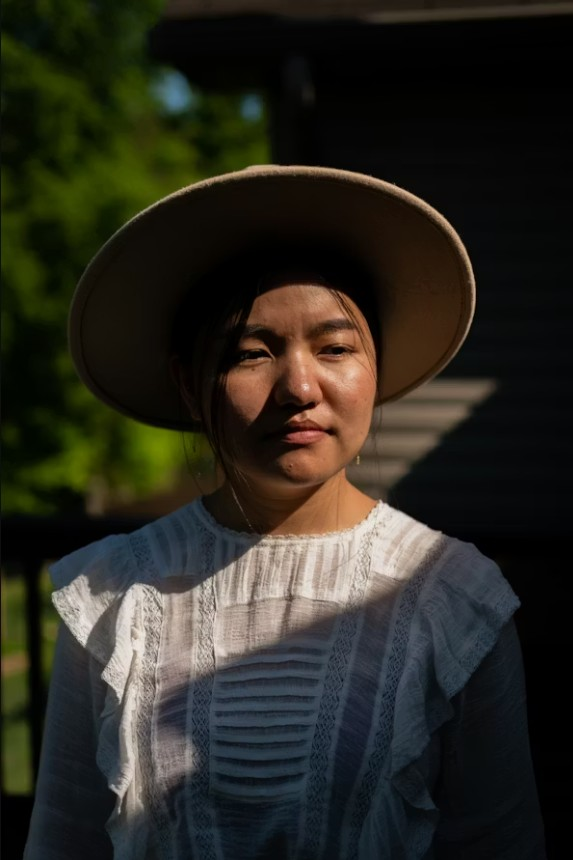
#> input picture modulos/reconhecimento_facial/Candidatos/FotoChapeu01.jpg, 573 x 860 px; its folder holds 4 pictures in this run
$ jupyter execute datacotas_mvp1.ipynb   (older library calls are emulated)
#> lines starting #> are read from the running program, lines starting #| are printed output that depends on the picture
# DataCotas MVP1 - Análise Fenotípica STF

Este notebook implementa o pipeline completo de análise fenotípica para o sistema DataCotas, incluindo:

1. **Validação Qualitativa da Imagem** - Verifica nitidez, iluminação, contraste e obstruções
2. **Normalização da Imagem** - Ajustes automáticos de exposição, cor e contraste
3. **Motores de Análise** - Cabelo, Geometria Facial e Cor da Pele
4. **Matching na Escala Monk** - Classificação fenotípica STF

[cell 1]
import cv2
import numpy as np
import matplotlib.pyplot as plt
from sklearn.cluster import KMeans
from skimage import color, feature
import math
import os
import glob
import pandas as pd

[cell 2]
# Inicialização segura do MediaPipe: se não estiver instalado, o pipeline segue sem métricas geométricas.
try:
    import mediapipe as mp
    mp_face_mesh = mp.solutions.face_mesh
    HAS_MP = True
except:
    HAS_MP = False
    print("MediaPipe não disponível. Métricas geométricas serão desabilitadas.")

## 1. Escala Monk Contínua (91 Tons)

[cell 3]
MONK_ORIGINAL = ["#f6ede4", "#f3e7db", "#f7ead0", "#eadaba", "#d7bd96", "#a07e56", "#825c43", "#604134", "#3a312a", "#292420"]

def h2r(h):
    """Converte hexadecimal para RGB."""
    return np.array([int(h.lstrip('#')[i:i+2], 16) for i in (0, 2, 4)])

def r2h(rgb):
    """Converte RGB para hexadecimal."""
    return '#{:02x}{:02x}{:02x}'.format(int(np.clip(rgb[0],0,255)), int(np.clip(rgb[1],0,255)), int(np.clip(rgb[2],0,255)))

# Gerar escala Monk contínua (91 tons)
EXT_MST_HEX, EXT_MST_TEXT, EXT_MST_RGB = [], [], []
for i in range(len(MONK_ORIGINAL) - 1):
    c1, c2 = h2r(MONK_ORIGINAL[i]), h2r(MONK_ORIGINAL[i+1])
    for s in range(10):
        f = s / 10.0
        c = c1*(1-f) + c2*f
        EXT_MST_RGB.append(c)
        EXT_MST_HEX.append(r2h(c))
        EXT_MST_TEXT.append(f"MST {(i+1)+f:.1f}")

EXT_MST_RGB.append(h2r(MONK_ORIGINAL[-1]))
EXT_MST_HEX.append(MONK_ORIGINAL[-1])
EXT_MST_TEXT.append("MST 10.0")
EXT_MST_LAB = [color.rgb2lab(np.uint8([[rgb]]))[0][0] for rgb in EXT_MST_RGB]

print(f"Escala Monk gerada com {len(EXT_MST_HEX)} tons")

## 2. Validação Qualitativa da Imagem

[cell 4]
def validate_image_quality(img, face_coords=None):
    """Valida a qualidade da imagem antes da análise.

    Verifica: nitidez, iluminação/sombra, brilho/contraste e obstruções faciais.
    Retorna (valido, mensagem) onde valido é booleano e mensagem descreve o problema.
    """
    gray = cv2.cvtColor(img, cv2.COLOR_BGR2GRAY)
    h, w = gray.shape

    # 1) Verificação de nitidez (Laplacian variance)
    laplacian_var = cv2.Laplacian(gray, cv2.CV_64F).var()
    if laplacian_var < 50:
        return False, "Imagem muito desfocada. Por favor, envie uma foto mais nítida."

    # 2) Verificação de iluminação (brilho médio)
    mean_brightness = np.mean(gray)
    if mean_brightness < 40:
        return False, "Imagem muito escura. Por favor, melhore a iluminação."
    if mean_brightness > 220:
        return False, "Imagem muito clara/estourada. Por favor, reduza o brilho."

    # 3) Verificação de contraste (desvio padrão)
    std_dev = np.std(gray)
    if std_dev < 30:
        return False, "Imagem com baixo contraste. Por favor, ajuste a iluminação."

    # 4) Verificação de sombras (histogram analysis)
    hist = cv2.calcHist([gray], [0], None, [256], [0, 256])
    dark_pixels = np.sum(hist[:50]) / (h * w)
    bright_pixels = np.sum(hist[200:]) / (h * w)

    if dark_pixels > 0.3:
        return False, "Imagem com excesso de sombras. Por favor, use iluminação uniforme."
    if bright_pixels > 0.2:
        return False, "Imagem com excesso de áreas brilhantes. Por favor, evite luz direta."

    # 5) Detecção de obstruções faciais (óculos, máscaras)
    if face_coords is not None:
        x, y, fw, fh = face_coords

        # ROI da área facial (olhos e boca)
        eyes_roi = gray[y+int(fh*0.2):y+int(fh*0.4), x:x+fw]
        mouth_roi = gray[y+int(fh*0.6):y+int(fh*0.8), x:x+fw]

        # Detecção de bordas verticais (possíveis óculos)
        if eyes_roi.size > 0:
            sobel_x = cv2.Sobel(eyes_roi, cv2.CV_64F, 1, 0, ksize=3)
            vertical_edges = np.mean(np.abs(sobel_x))
            if vertical_edges > 15:
                return False, "Detectada possível obstrução facial (óculos). Por favor, remova óculos."

        # Verificação de cobertura da boca (máscara)
        if mouth_roi.size > 0:
            mouth_variance = cv2.Laplacian(mouth_roi, cv2.CV_64F).var()
            if mouth_variance < 10:
                return False, "Detectada possível obstrução na região da boca. Por favor, remova máscaras."

    return True, "Imagem válida"

print("Função de validação definida.")

## 3. Normalização da Imagem

[cell 5]
def normalize_image(img):
    """Aplica normalização automática à imagem: ajuste de exposição, cor e contraste.

    Retorna a imagem normalizada para torná-la mais consistente para análise facial.
    """
    img_lab = cv2.cvtColor(img, cv2.COLOR_BGR2LAB)
    l, a, b = cv2.split(img_lab)

    # Ajuste de contraste usando CLAHE (Contrast Limited Adaptive Histogram Equalization)
    clahe = cv2.createCLAHE(clipLimit=2.0, tileGridSize=(8, 8))
    l = clahe.apply(l)

    # Normalização de cor (canais a e b)
    clahe_color = cv2.createCLAHE(clipLimit=1.5, tileGridSize=(8, 8))
    a = clahe_color.apply(a)
    b = clahe_color.apply(b)

    img_lab_norm = cv2.merge([l, a, b])
    img_norm = cv2.cvtColor(img_lab_norm, cv2.COLOR_LAB2BGR)

    # Ajuste de exposição via correção gamma
    gamma = 1.2
    img_gamma = np.power(img_norm / 255.0, gamma) * 255.0
    img_gamma = np.clip(img_gamma, 0, 255).astype(np.uint8)

    return img_gamma

print("Função de normalização definida.")

## 4. Motores de Análise

### 4.1 Análise de Textura e Cor do Cabelo

[cell 6]
# [59 lines left out: function analyze_hair_texture, not called in this run]

print("Motor de análise de cabelo definido.")

### 4.2 Análise Geométrica Facial

[cell 7]
# [45 lines left out: function get_geometry, not called in this run]

print("Motor de análise geométrica definido.")

### 4.3 Análise de Cor da Pele

[cell 8]
# [53 lines left out: function get_skin_color, not called in this run]

print("Motor de análise de pele definido.")

## 5. Pipeline de Execução Completo

[cell 9]
def process_candidato(path):
    """Processa uma imagem de candidato, extraíndo características fenotípicas.

    Retorna um dicionário com as características extraídas ou None se a validação falhar.
    """
    img = cv2.imread(path)
    if img is None: return None

    # Validação qualitativa da imagem antes do processamento
    is_valid, validation_msg = validate_image_quality(img)
    if not is_valid:
        print(f"[REJEITADO] {os.path.basename(path)}: {validation_msg}")
        return None

    # Normalização da Imagem: ajustes automáticos de exposição, cor e contraste
    img_norm = normalize_image(img)

    rgb = cv2.cvtColor(img_norm, cv2.COLOR_BGR2RGB)
    gray = cv2.cvtColor(img_norm, cv2.COLOR_BGR2GRAY)

    f_cascade = cv2.CascadeClassifier(cv2.data.haarcascades + 'haarcascade_frontalface_default.xml')
    faces = f_cascade.detectMultiScale(gray, 1.1, 6)
    if len(faces) == 0:
        print(f"[REJEITADO] {os.path.basename(path)}: Nenhuma face detectada")
        return None

    face = max(faces, key=lambda r: r[2]*r[3])
    x, y, w, h = face

    # Validação de obstruções faciais após detecção da face
    is_valid, obstruction_msg = validate_image_quality(img, face)
    if not is_valid:
        print(f"[REJEITADO] {os.path.basename(path)}: {obstruction_msg}")
        return None

    # 1) Cabelo: textura e cor em ROI acima da testa
    hair_score, hair_type, hair_color = analyze_hair_texture(rgb, face)

    # 2) Geometria: índices relativos (nariz, lábios, formato facial, simetria, mandíbula)
    nose_idx, lip_idx, face_ratio, symmetry_idx, jaw_idx = get_geometry(rgb)

    # 3) Pele: ROIs nas bochechas (fração do bounding box do rosto)
    clx, cly, cw, ch = x+int(w*0.15), y+int(h*0.45), int(w*0.25), int(h*0.25)
    crx = x+int(w*0.60)
    roi = np.hstack((rgb[cly:cly+ch, clx:clx+cw], rgb[cly:cly+ch, crx:crx+cw]))
    dom_rgb, skin_uniformity, skin_tone = get_skin_color(roi)

    # 4) Matching na escala MST via distância em CIELAB
    dom_lab = color.rgb2lab(np.uint8([[dom_rgb]]))[0][0]
    dists = sorted([(math.sqrt(sum((dom_lab-m)**2)), i) for i, m in enumerate(EXT_MST_LAB)])
    mst_txt, mst_hex = EXT_MST_TEXT[dists[0][1]], EXT_MST_HEX[dists[0][1]]

    # Visualização (debug/inspeção): ROI, match MST e métricas auxiliares
    plt.style.use('dark_background')
    fig, ax = plt.subplots(1, 4, figsize=(16, 6))
    fig.suptitle(f"DataCotas Full Phenotype: {os.path.basename(path)}", fontsize=15)

    temp_img = rgb.copy()
    cv2.rectangle(temp_img, (x,y), (x+w, y+h), (0,255,0), 2)
    ax[0].imshow(temp_img)
    ax[0].set_title("Detecção STF")
    ax[0].axis('off')

    ax[1].imshow(roi)
    ax[1].set_title(f"Pele (L={dom_lab[0]:.1f})")
    ax[1].axis('off')

    # Match MST
    m_img = np.zeros((100,100,3), dtype=np.uint8)
    m_img[:] = [int(mst_hex.lstrip('#')[i:i+2], 16) for i in (0,2,4)]
    ax[2].imshow(m_img)
    ax[2].set_title(f"Escala: {mst_txt}")
    ax[2].axis('off')

    # Métricas (texto)
    info = (f"Cabelo: {hair_type} ({hair_score}) - {hair_color}\n"
            f"Nariz: {nose_idx} | Lábios: {lip_idx}\n"
            f"Formato: {face_ratio} | Simetria: {symmetry_idx}\n"
            f"Pele: {skin_tone} (Uniformidade: {skin_uniformity}%)")
    ax[3].text(0.1, 0.5, info, fontsize=11, color='white', va='center')
    ax[3].axis('off')
    plt.show()

    return {
        'Candidato': os.path.basename(path), 'MST_Score': mst_txt, 'Cor_HEX': mst_hex,
        'Cabelo_Tipo': hair_type, 'Cabelo_Densidade': hair_score, 'Cabelo_Cor': hair_color,
        'Indice_Nasal': nose_idx, 'Proporcao_Labial': lip_idx,
        'Formato_Facial': face_ratio, 'Simetria_Facial': symmetry_idx, 'Indice_Mandibula': jaw_idx,
        'Tom_Pele': skin_tone, 'Uniformidade_Pele': skin_uniformity, 'Luminancia_L': round(dom_lab[0], 2)
    }

print("Pipeline de execução definido.")

## 6. Execução em Lote

[cell 10]
# Configurar pasta de candidatos
pasta = "candidatos"  # Altere para o caminho correto

if os.path.exists(pasta):
    fotos = []
    for e in ('*.jpg', '*.jpeg', '*.png'):
        fotos.extend(glob.glob(os.path.join(pasta, e)))

    if fotos:
        print(f"Iniciando Análise Fenotípica STF em {len(fotos)} arquivos...")
        res = [process_candidato(f) for f in fotos if process_candidato(f) is not None]
#> in process_candidato, img is the input picture: shape (860, 573, 3); mean B, G, R 32.1, 40.7, 42.3
#> in validate_image_quality, `laplacian_var = cv2.Laplacian(gray, cv2.CV_64F).var()`: laplacian_var = 110.8
#> in validate_image_quality, `mean_brightness = np.mean(gray)`: mean_brightness = 40.2
#> in validate_image_quality, `std_dev = np.std(gray)`: std_dev = 47.72
#> in validate_image_quality, `hist = cv2.calcHist([gray], [0], None, [256], [0, 256])`: hist = 256 values, max 21744 at index 0, min 0 at index 236, mean 1924.9
#> in validate_image_quality, `dark_pixels = np.sum(hist[:50]) / (h * w)`: dark_pixels = 0.725
#> in validate_image_quality, `bright_pixels = np.sum(hist[200:]) / (h * w)`: bright_pixels = 0.0154
#> in process_candidato, `is_valid, validation_msg = validate_image_quality(img)`: is_valid = False
#| [REJEITADO] FotoChapeu01.jpg: Imagem com excesso de sombras. Por favor, use iluminação uniforme.
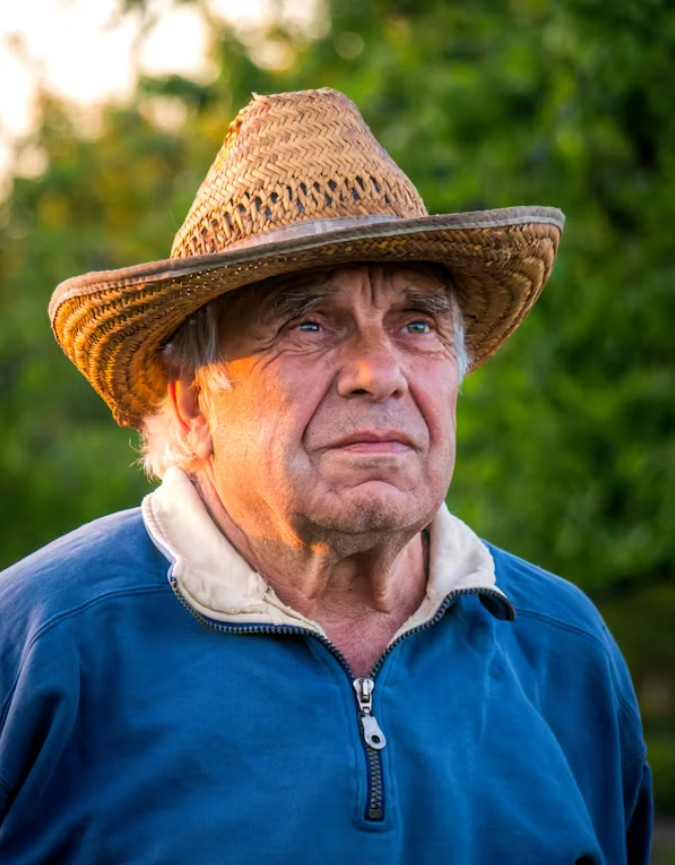
#> input picture modulos/reconhecimento_facial/Candidatos/FotoChapeu02.jpg, 675 x 865 px
#> in process_candidato, img is the input picture: shape (865, 675, 3); mean B, G, R 84.1, 98.7, 86.8
#> in process_candidato (call 2), `is_valid, validation_msg = validate_image_quality(img)`: is_valid = True; validation_msg = 'Imagem válida'
#> in normalize_image, `l, a, b = cv2.split(img_lab)`:
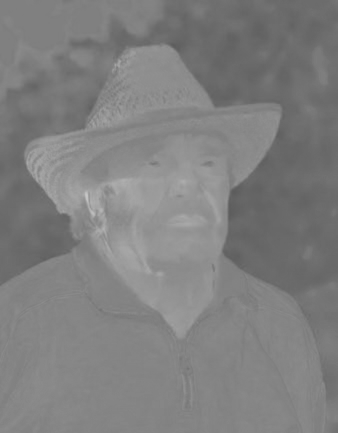
#> a: shape (865, 675) (shown at 1/2 size); min 91, max 199, mean 127.3
#> in process_candidato (call 2), `faces = f_cascade.detectMultiScale(gray, 1.1, 6)`: faces = [[308, 629, 109, 109], [229, 222, 281, 281]]
#> in process_candidato (call 2), `face = max(faces, key=lambda r: r[2]*r[3])`: face = [229, 222, 281, 281]
#> in process_candidato (call 2), `x, y, w, h = face`: x = 229; y = 222; w = 281
#> in validate_image_quality (call 3), `x, y, fw, fh = face_coords`: x = 229; y = 222; fw = 281
#> in validate_image_quality (call 3), `sobel_x = cv2.Sobel(eyes_roi, cv2.CV_64F, 1, 0, ksize=3)`:
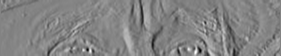
#> sobel_x: shape (56, 281) float64; min -344, max 324, mean 0.8; drawn with min black and max white
#> in validate_image_quality (call 3), `vertical_edges = np.mean(np.abs(sobel_x))`: vertical_edges = 29.98
#> in process_candidato (call 2), `is_valid, obstruction_msg = validate_image_quality(img, face)`: is_valid = False
#| [REJEITADO] FotoChapeu02.jpg: Detectada possível obstrução facial (óculos). Por favor, remova óculos.
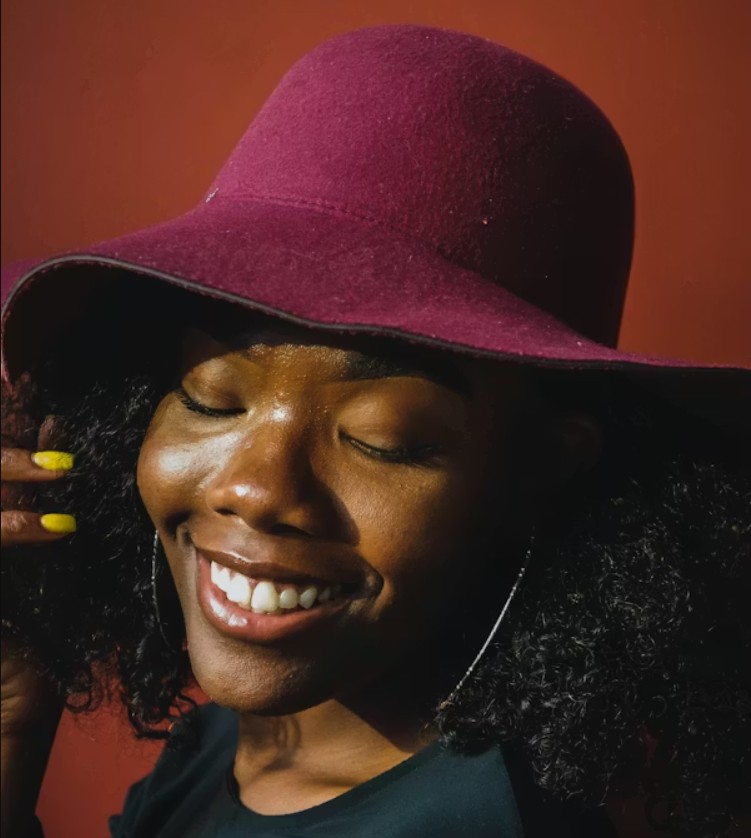
#> input picture modulos/reconhecimento_facial/Candidatos/FotoChapeu03.jpg, 751 x 838 px
#> in process_candidato, img is the input picture: shape (838, 751, 3); mean B, G, R 34, 39.5, 71.7
#> in validate_image_quality (call 4), `gray = cv2.cvtColor(img, cv2.COLOR_BGR2GRAY)`:
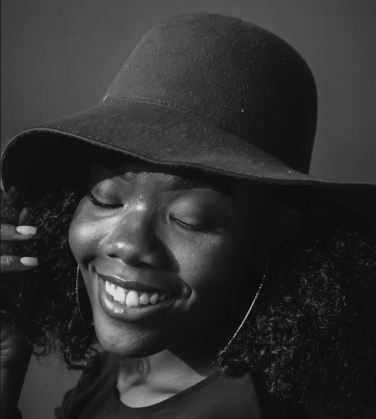
#> gray: shape (838, 751) (shown at 1/2 size); min 0, max 232, mean 48.5
#> in validate_image_quality (call 4), `laplacian_var = cv2.Laplacian(gray, cv2.CV_64F).var()`: laplacian_var = 81.24
#> in validate_image_quality (call 4), `mean_brightness = np.mean(gray)`: mean_brightness = 48.49
#> in validate_image_quality (call 4), `std_dev = np.std(gray)`: std_dev = 33.47
#> in validate_image_quality (call 4), `hist = cv2.calcHist([gray], [0], None, [256], [0, 256])`: hist = 256 values, max 47836 at index 16, min 0 at index 2, mean 2458.4
#> in validate_image_quality (call 4), `dark_pixels = np.sum(hist[:50]) / (h * w)`: dark_pixels = 0.548
#> in validate_image_quality (call 4), `bright_pixels = np.sum(hist[200:]) / (h * w)`: bright_pixels = 0.0026
#| [REJEITADO] FotoChapeu03.jpg: Imagem com excesso de sombras. Por favor, use iluminação uniforme.
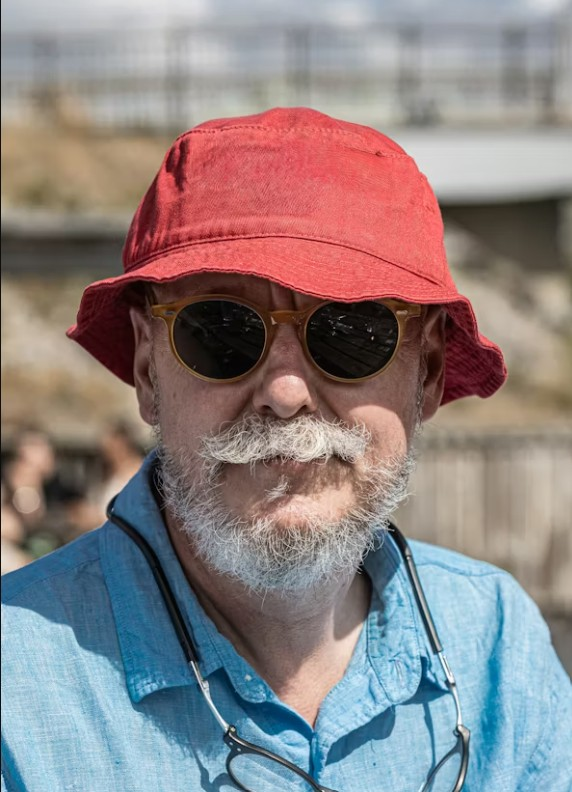
#> input picture modulos/reconhecimento_facial/Candidatos/FotoChapeu04.jpg, 572 x 792 px
#> in process_candidato, img is the input picture: shape (792, 572, 3); mean B, G, R 131.2, 130.5, 140.6
#> in validate_image_quality (call 5), `gray = cv2.cvtColor(img, cv2.COLOR_BGR2GRAY)`:
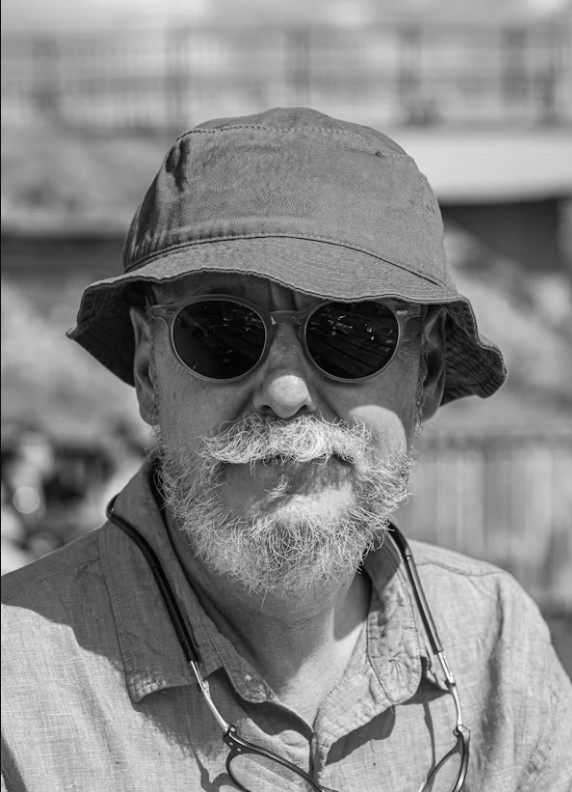
#> gray: shape (792, 572); min 0, max 253, mean 133.6
#> in validate_image_quality (call 5), `laplacian_var = cv2.Laplacian(gray, cv2.CV_64F).var()`: laplacian_var = 564.5
#> in validate_image_quality (call 5), `mean_brightness = np.mean(gray)`: mean_brightness = 133.6
#> in validate_image_quality (call 5), `std_dev = np.std(gray)`: std_dev = 52.65
#> in validate_image_quality (call 5), `hist = cv2.calcHist([gray], [0], None, [256], [0, 256])`: hist = 256 values, max 4451 at index 148, min 0 at index 254, mean 1769.6
#> in validate_image_quality (call 5), `dark_pixels = np.sum(hist[:50]) / (h * w)`: dark_pixels = 0.0859
#> in validate_image_quality (call 5), `bright_pixels = np.sum(hist[200:]) / (h * w)`: bright_pixels = 0.0824
#> in process_candidato (call 4), `is_valid, validation_msg = validate_image_quality(img)`: is_valid = True
#> in normalize_image (call 2), `l, a, b = cv2.split(img_lab)`:
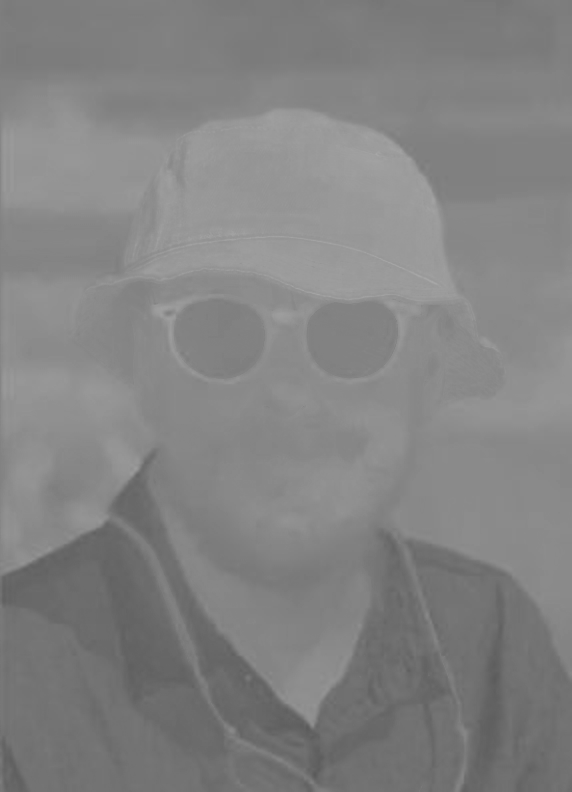
#> b: shape (792, 572); min 90, max 167, mean 130.6
#> in normalize_image (call 2), `img_norm = cv2.cvtColor(img_lab_norm, cv2.COLOR_LAB2BGR)`:
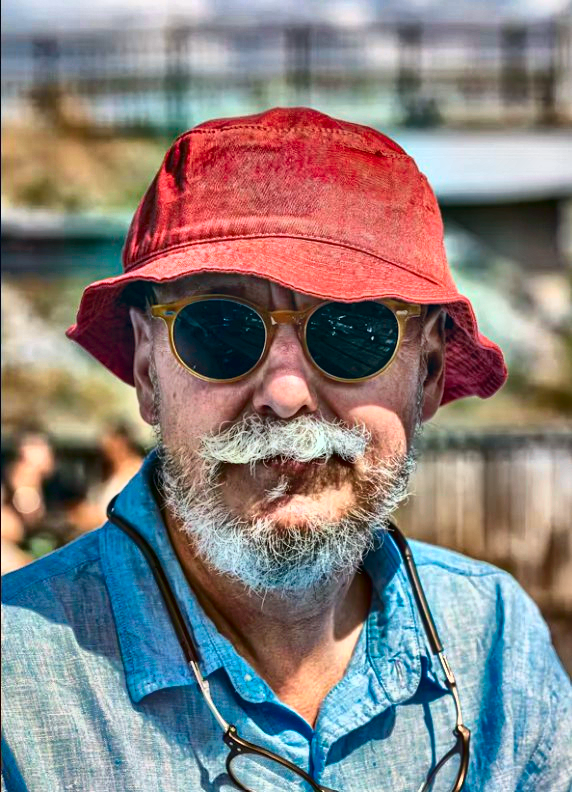
#> img_norm: shape (792, 572, 3); mean B, G, R 126.4, 127.5, 135.1
#> in process_candidato (call 4), `gray = cv2.cvtColor(img_norm, cv2.COLOR_BGR2GRAY)`:
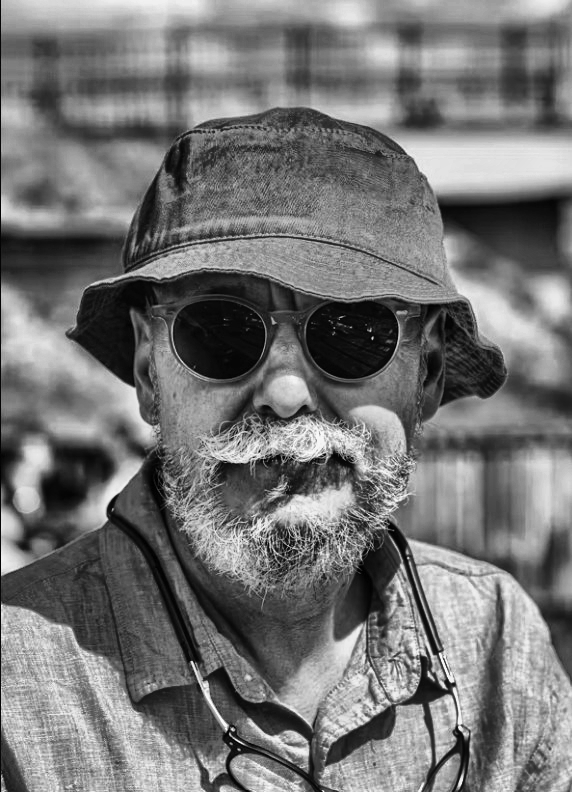
#> gray: shape (792, 572); min 0, max 251, mean 116.6
#> in process_candidato (call 4), `faces = f_cascade.detectMultiScale(gray, 1.1, 6)`: faces = [[293, 633, 90, 90]]
#> in process_candidato (call 4), `face = max(faces, key=lambda r: r[2]*r[3])`: face = [293, 633, 90, 90]
#> in process_candidato (call 4), `x, y, w, h = face`: x = 293; y = 633; w = 90
#> in process_candidato (call 4), `is_valid, obstruction_msg = validate_image_quality(img, face)`: is_valid = False
#| [REJEITADO] FotoChapeu04.jpg: Detectada possível obstrução facial (óculos). Por favor, remova óculos.
